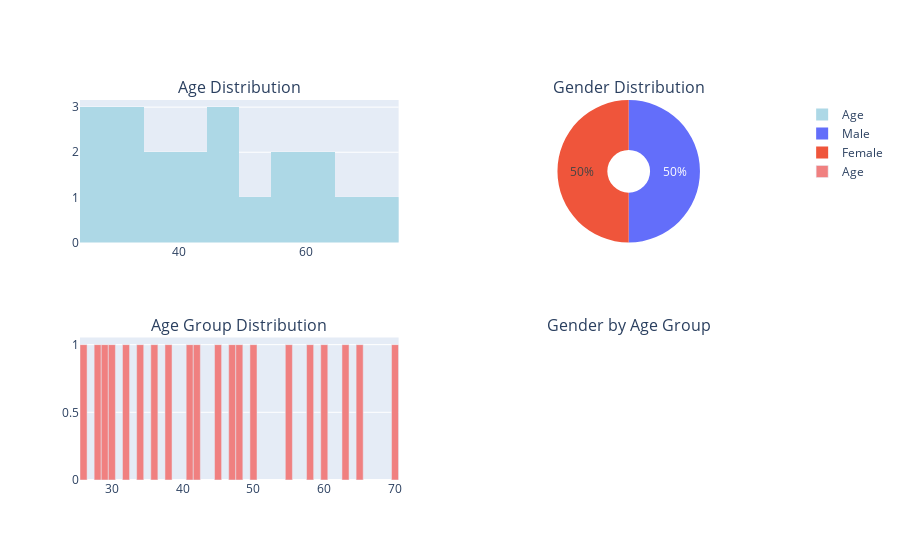

Notebook source saved alongside this figure:
### Code cell
# 3) Age Group Distribution
age_group_counts = df_clean['Age'].value_counts().sort_index()
fig.add_trace(
    go.Bar(x=age_group_counts.index, y=age_group_counts.values, 
           name='Age', marker_color='lightcoral'),
    row=2, col=1
)

### Figure 1 — Plotly figure (JSON) as saved in the notebook; plotly's stock layout.template omitted (floating-point values rounded to 4 significant figures)
{"data": [{"marker": {"color": "lightblue"}, "name": "Age", "nbinsx": 20, "type": "histogram", "x": [45, 32, 60, 28, 50, 36, 42, 65, 30, 55, 48, 29, 70, 38, 41, 26, 58, 34, 63, 47], "xaxis": "x", "yaxis": "y"}, {"domain": {"x": [0.55, 1], "y": [0.625, 1]}, "hole": 0.3, "labels": ["Male", "Female"], "name": "Gender", "type": "pie", "values": [10, 10]}, {"marker": {"color": "lightcoral"}, "name": "Age", "type": "bar", "x": [26, 28, 29, 30, 32, 34, 36, 38, 41, 42, 45, 47, 48, 50, 55, 58, 60, 63, 65, 70], "xaxis": "x2", "y": [1, 1, 1, 1, 1, 1, 1, 1, 1, 1, 1, 1, 1, 1, 1, 1, 1, 1, 1, 1], "yaxis": "y2"}], "layout": {"annotations": [{"font": {"size": 16}, "showarrow": false, "text": "Age Distribution", "x": 0.225, "xanchor": "center", "xref": "paper", "y": 1, "yanchor": "bottom", "yref": "paper"}, {"font": {"size": 16}, "showarrow": false, "text": "Gender Distribution", "x": 0.775, "xanchor": "center", "xref": "paper", "y": 1, "yanchor": "bottom", "yref": "paper"}, {"font": {"size": 16}, "showarrow": false, "text": "Age Group Distribution", "x": 0.225, "xanchor": "center", "xref": "paper", "y": 0.375, "yanchor": "bottom", "yref": "paper"}, {"font": {"size": 16}, "showarrow": false, "text": "Gender by Age Group", "x": 0.775, "xanchor": "center", "xref": "paper", "y": 0.375, "yanchor": "bottom", "yref": "paper"}], "xaxis": {"anchor": "y", "domain": [0, 0.45]}, "xaxis2": {"anchor": "y2", "domain": [0, 0.45]}, "xaxis3": {"anchor": "y3", "domain": [0.55, 1]}, "yaxis": {"anchor": "x", "domain": [0.625, 1]}, "yaxis2": {"anchor": "x2", "domain": [0, 0.375]}, "yaxis3": {"anchor": "x3", "domain": [0, 0.375]}}}
